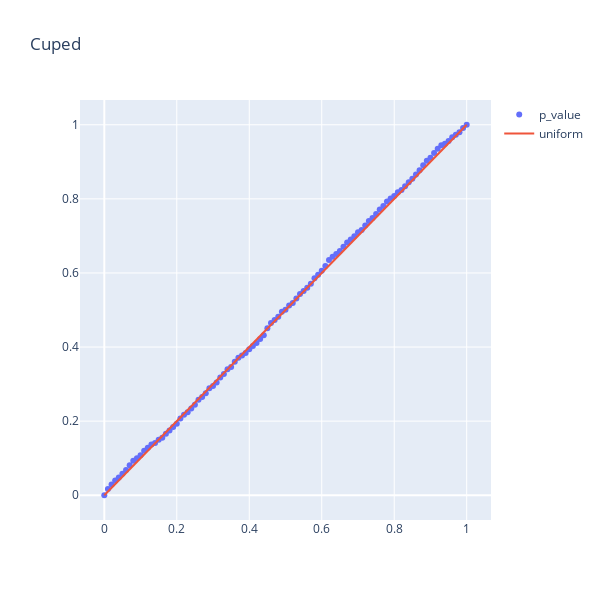

Notebook code for this chart:
### Code cell
qq_plot = QQPlot(p_values_cuped)
qq_plot.generate_plot(title='Cuped')
